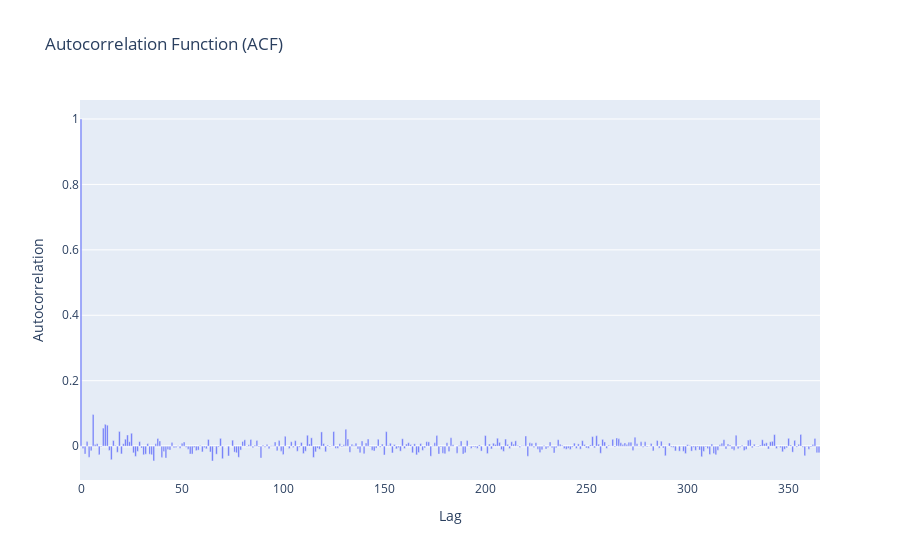

Write notebook code for a chart like this one.
### Markdown cell above
Per decidere quante variazioni di prezzo passate considerare, visualizzo l'ACF.

### Code cell
import pandas as pd
import numpy as np
import plotly.express as px
from statsmodels.tsa.stattools import acf

# Calculate autocorrelation up to 365 lags
acf_values = acf(df_dataset["1d_pct_price_var_lag_0"], nlags=365, fft=True)

# Create DataFrame for plotting
acf_df = pd.DataFrame({
    'Lag': np.arange(len(acf_values)),
    'Autocorrelation': acf_values
})

# Plot using Plotly Express
fig = px.bar(acf_df, x='Lag', y='Autocorrelation',
             title='Autocorrelation Function (ACF)',
             labels={'Autocorrelation': 'ACF'})
fig.update_layout(xaxis_title='Lag', yaxis_title='Autocorrelation')
fig.show()

### Figure 1 — Plotly figure (JSON) as saved in the notebook; plotly's stock layout.template omitted (floating-point values rounded to 4 significant figures; data arrays with more than 128 entries replaced by an {"elided": "..."} marker saying what was removed)
{"data": [{"alignmentgroup": "True", "hovertemplate": "Lag=%{x}<br>ACF=%{y}<extra></extra>", "legendgroup": "", "marker": {"color": "#636efa", "pattern": {"shape": ""}}, "name": "", "offsetgroup": "", "orientation": "v", "showlegend": false, "textposition": "auto", "type": "bar", "x": {"elided": "366 int values"}, "xaxis": "x", "y": {"elided": "366 float values"}, "yaxis": "y"}], "layout": {"barmode": "relative", "legend": {"tracegroupgap": 0}, "title": {"text": "Autocorrelation Function (ACF)"}, "xaxis": {"anchor": "y", "domain": [0, 1], "title": {"text": "Lag"}}, "yaxis": {"anchor": "x", "domain": [0, 1], "title": {"text": "Autocorrelation"}}}}
